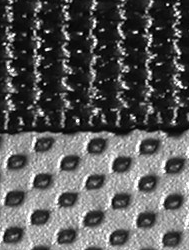
#> input picture bag.png, 189 x 250 px
$ python mathMorph.py
#> lines starting #> are read from the running program, lines starting #| are printed output that depends on the picture; after the words box and inside, x2 and y2 are one past the last pixel; in counts of white or black regions, pixels touching at a corner belong together
import cv2
import numpy as np
# Load image
img = cv2.imread("bag.png", 0)
#> img is the input picture: shape (250, 189); min 0, max 255, mean 89.3

# Apply thresholding
ret, thresh = cv2.threshold(img, 90, 255, cv2.THRESH_BINARY_INV)
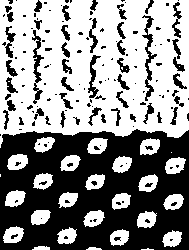
#> thresh: shape (250, 189); 55.5% white; 157 black regions (104 under 20 px), largest, box (x1, y1, x2, y2) and area: (0, 129, 189, 250) 16594, (142, 15, 157, 101) 379, (32, 30, 44, 104) 323
kernel = np.ones((3,3), np.uint8)
thresh = cv2.dilate(thresh, kernel, iterations=1)
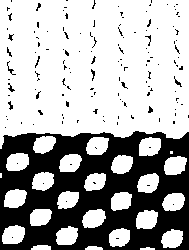
#> thresh: shape (250, 189); 67.5% white; 143 black regions (132 under 20 px), largest, box (x1, y1, x2, y2) and area: (0, 131, 189, 250) 14536, (7, 61, 16, 75) 29, (174, 76, 182, 87) 26

num_labels, labels = cv2.connectedComponents(thresh)
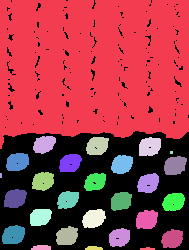
#> labels: shape (250, 189) int32; 28 distinct labels, from 0 to 27; one colour per label, 0 black
#> num_labels = 28

img_labeled = cv2.applyColorMap(labels.astype(np.uint8)*10, cv2.COLORMAP_JET)
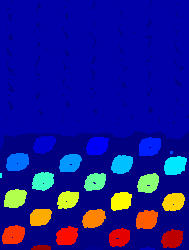
#> img_labeled: shape (250, 189, 3); mean B, G, R 146.2, 20.6, 20.7

# Show images
cv2.imshow("Original Image", img)
cv2.imshow("Thresholded Image", thresh)
cv2.imshow("Labeled Regions", img_labeled)
cv2.waitKey(0)
cv2.destroyAllWindows()

$ run again, with brain.png copied over bag.png
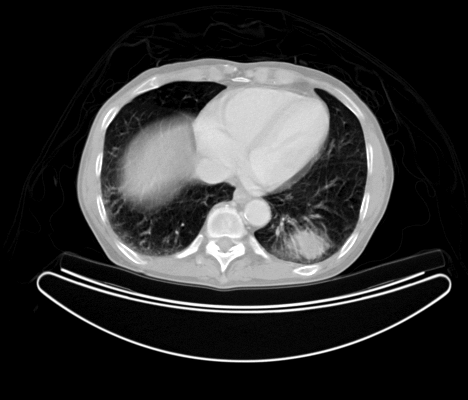
#> input picture brain.png, 468 x 400 px
#> img is the input picture: shape (400, 468); min 0, max 255, mean 49.5
#> `num_labels, labels = cv2.connectedComponents(thresh)`:
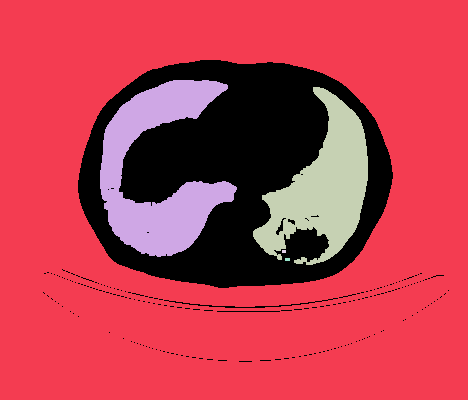
#> labels: shape (400, 468) int32; 6 distinct labels, from 0 to 5; one colour per label, 0 black
#> num_labels = 6
#> `img_labeled = cv2.applyColorMap(labels.astype(np.uint8)*10, cv2.COLORM..`:
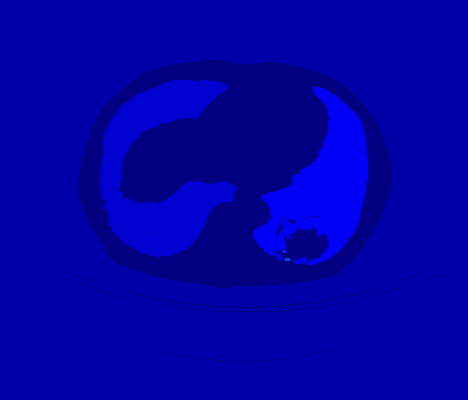
#> img_labeled: shape (400, 468, 3); mean B, G, R 166.2, 0, 0
